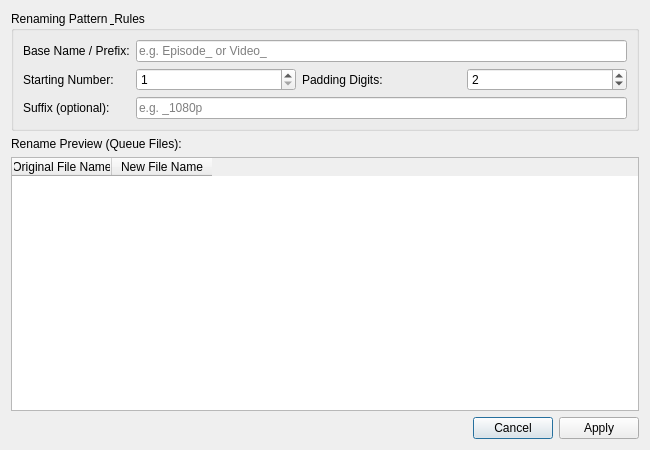
<?xml version="1.0" encoding="UTF-8"?>
<ui version="4.0">
 <class>BatchRenamerDialog</class>
 <widget class="QDialog" name="BatchRenamerDialog">
  <property name="geometry">
   <rect>
    <x>0</x>
    <y>0</y>
    <width>650</width>
    <height>450</height>
   </rect>
  </property>
  <property name="windowTitle">
   <string>Sequential Batch File Renamer</string>
  </property>
  <layout class="QVBoxLayout" name="dialogLayout">
   <item>
    <widget class="QGroupBox" name="grpRenameSettings">
     <property name="title">
      <string>Renaming Pattern &amp; Rules</string>
     </property>
     <layout class="QGridLayout" name="settingsLayout">
      <item row="0" column="0">
       <widget class="QLabel" name="lblPrefix">
        <property name="text">
         <string>Base Name / Prefix:</string>
        </property>
       </widget>
      </item>
      <item row="0" column="1">
       <widget class="QLineEdit" name="txtBasePrefix">
        <property name="placeholderText">
         <string>e.g. Episode_ or Video_</string>
        </property>
       </widget>
      </item>
      <item row="1" column="0">
       <widget class="QLabel" name="lblStartNum">
        <property name="text">
         <string>Starting Number:</string>
        </property>
       </widget>
      </item>
      <item row="1" column="1">
       <layout class="QHBoxLayout" name="numLayout">
        <item>
         <widget class="QSpinBox" name="spinStartNumber">
          <property name="minimum">
           <number>1</number>
          </property>
          <property name="maximum">
           <number>99999</number>
          </property>
          <property name="value">
           <number>1</number>
          </property>
         </widget>
        </item>
        <item>
         <widget class="QLabel" name="lblDigits">
          <property name="text">
           <string>Padding Digits:</string>
          </property>
         </widget>
        </item>
        <item>
         <widget class="QSpinBox" name="spinDigits">
          <property name="minimum">
           <number>1</number>
          </property>
          <property name="maximum">
           <number>6</number>
          </property>
          <property name="value">
           <number>2</number>
          </property>
         </widget>
        </item>
       </layout>
      </item>
      <item row="2" column="0">
       <widget class="QLabel" name="lblSuffix">
        <property name="text">
         <string>Suffix (optional):</string>
        </property>
       </widget>
      </item>
      <item row="2" column="1">
       <widget class="QLineEdit" name="txtSuffix">
        <property name="placeholderText">
         <string>e.g. _1080p</string>
        </property>
       </widget>
      </item>
     </layout>
    </widget>
   </item>
   <item>
    <widget class="QLabel" name="lblPreview">
     <property name="text">
      <string>Rename Preview (Queue Files):</string>
     </property>
    </widget>
   </item>
   <item>
    <widget class="QTableWidget" name="tableRenamePreview">
     <property name="selectionBehavior">
      <enum>QAbstractItemView::SelectRows</enum>
     </property>
     <column>
      <property name="text">
       <string>Original File Name</string>
      </property>
     </column>
     <column>
      <property name="text">
       <string>New File Name</string>
      </property>
     </column>
    </widget>
   </item>
   <item>
    <widget class="QDialogButtonBox" name="renameButtonBox">
     <property name="standardButtons">
      <set>QDialogButtonBox::Apply|QDialogButtonBox::Cancel</set>
     </property>
    </widget>
   </item>
  </layout>
 </widget>
 <resources/>
 <connections/>
</ui>
